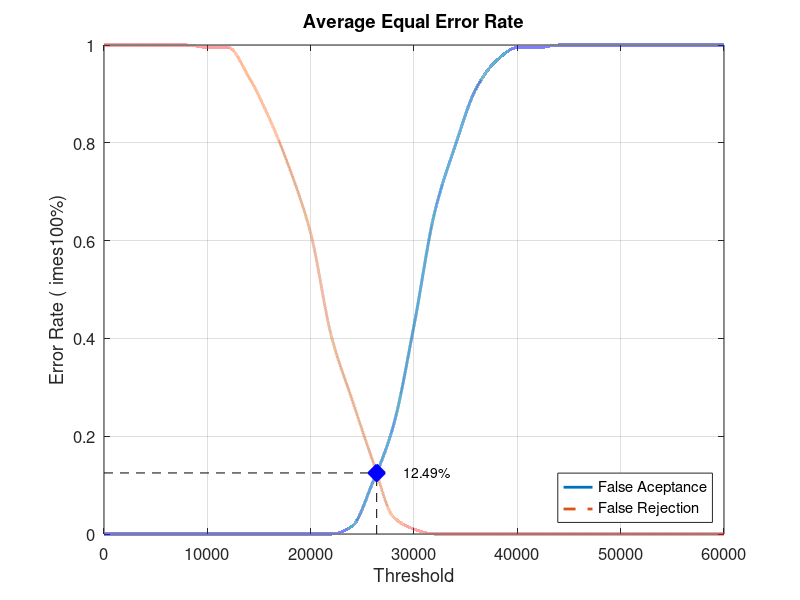
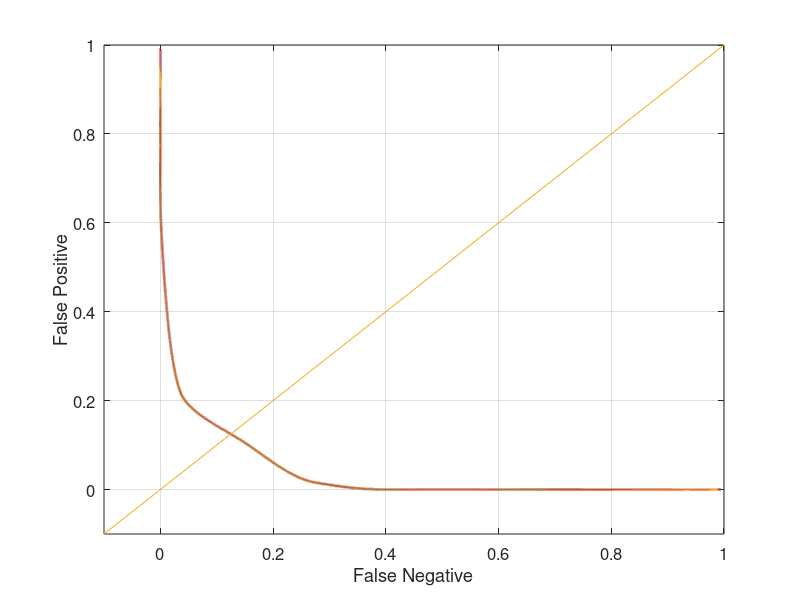

Reproduce these figures in MATLAB, in order.
close all;
clear;
clc;
x = 0:2000:60000;
xq = 0:0.5:60000;

y0 = [0 0 0 0 0 0 0 0 0 0 0 0 0.0157895 0.105263 0.221053 0.426316 0.657895 0.794737 0.910526 0.968421 0.994737 0.994737 1 1 1 1 1 1 1 1 1]
yy0 = interp1(x, y0, xq, 'pchip');
y1 = [1 1 1 1 1 0.995 0.995 0.935 0.85 0.745 0.615 0.405 0.275 0.15 0.035 0.01 0 0 0 0 0 0 0 0 0 0 0 0 0 0 0]
yy1 = interp1(x, y1, xq, 'pchip');

% Calculating EER: 
y2 = abs(y0 - y1);
find(y2 == min(y2))
yy2 = abs(yy0 - yy1);
xEER = find(yy2 == min(yy2));
xEERIndex = xq(xEER) % X-axis EER
yEER = yy0(xEER) % Y-axis EER

main = figure
plot(xq, yy0,'-','LineWidth', 2);	hold on
plot(xq, yy1,'--','LineWidth', 2);	hold on
plot([xEERIndex xEERIndex], [0 yEER], 'k--');	hold on
plot([0 xEERIndex], [yEER yEER], 'k--');	hold on
plot(xEERIndex, yEER, 'bx', 'LineWidth', 10);	hold on
text(xEERIndex + 10 * xEERIndex / 100, yEER, [num2str(round((10000 * yEER)) / 100) '%'])
legend('False Aceptance', 'False Rejection', 'Location', 'SouthEast')
xlabel('Threshold')
ylabel('Error Rate (	imes100%)')
title('Average Equal Error Rate')
set(gca, 'FontSize', 12)
axis([0 60000 0 1])
grid on

print(main, 'Database2_4Main', '-dpng');
FNRxFPR = figure('Color', [1 1 1]);
plot(yy1, yy0, '-', yy1, yy0, 'LineWidth', 2);
hold on
y = -0.1:0.1:1
plot(y, y); 
set(gca, 'FontSize', 12)
xlabel('False Negative')
ylabel('False Positive')
axis([-0.1 1 -0.1 1])
set(gca, 'FontSize', 12)
grid on

print(FNRxFPR, 'Database2_4FNRxFPR','-dpng');
